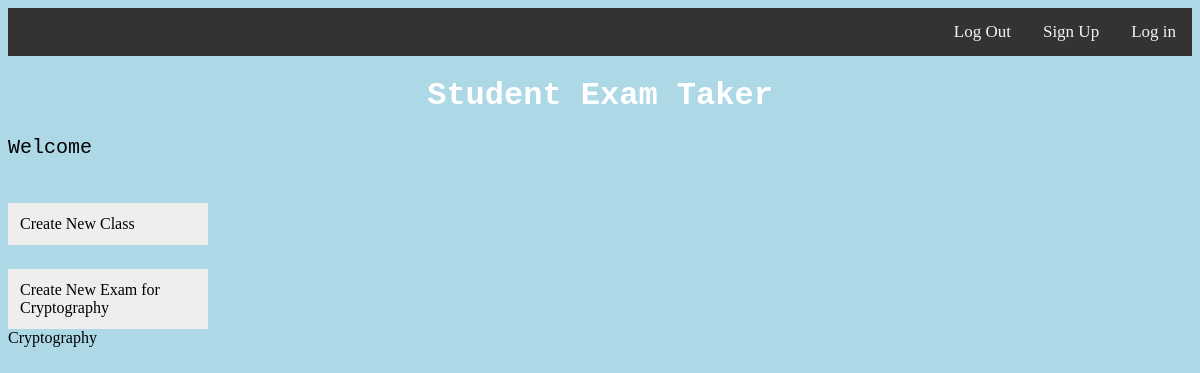
The page /profile/1 (signed in) on the database as committed earlier.
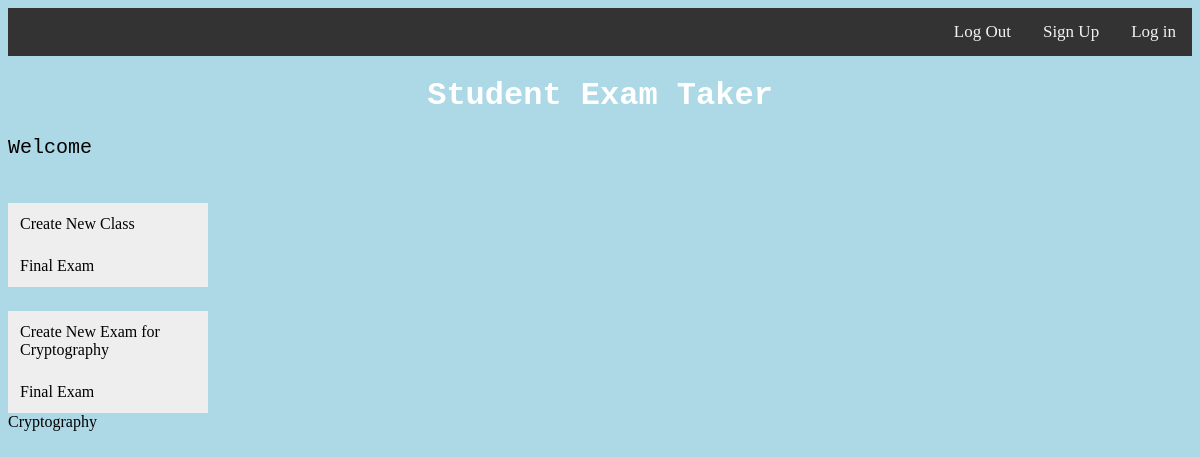
The same page on the database as committed later.
### exam_backend/models.py (models this page shows)
class Exam(db.Model):
    id = db.Column(db.Integer, primary_key=True)  # primary keys are required by SQLAlchemy
    name = db.Column(db.String, unique = True)
    course_class = db.Column(db.Integer, db.ForeignKey('course.id'), nullable=False)
    school = db.Column(db.String)
    questions = db.relationship("Question", backref="exam_question", lazy=True)

### exam_backend/main.py (the view)
@main.route("/profile/<int:course_id>")
@login_required
def view_course(course_id):
    selected_course = Course.query.get(course_id)
    if selected_course.teacher != current_user.id:
        flash("You are not authorized to view this resource")
        return redirect(url_for("main.profile"))
    return render_template("view_course.html", selected_course = selected_course, courses=current_user.courses)

### exam_backend/__init__.py (called while the page is built)
def create_app():
    app.config['SECRET_KEY'] = os.urandom(256)
    app.config['SQLALCHEMY_DATABASE_URI'] = 'sqlite:///db.sqlite'
    app.config["SQLALCHEMY_TRACK_MODIFICATIONS"] = False
    app.config['TEMPLATES_AUTO_RELOAD'] = True
    lm = LoginManager()
    lm.login_view = 'auth.login'
    lm.init_app(app)
    @lm.user_loader
    def load_user(user_id):
        return User.query.get(int(user_id))
    from .auth import auth as auth_blueprint
    app.register_blueprint(auth_blueprint, name="auth")
    from .main import main as main_blueprint
    app.register_blueprint(main_blueprint, name="main")
    from .dashboard import dashboard
    app.register_blueprint(dashboard, name="dashboard")
    return app

### exam_backend/templates/view_course.html (shortened to what this page needs)
<!DOCTYPE html>
<html lang="en">
<head>
    <link rel="stylesheet" href="{{ url_for('static', filename='css/styles.css') }}">
</head>
 <div class="topnav">
  <a href="{{ url_for('auth.login') }}">Log in</a>
 <a href="{{ url_for('auth.signup') }}">Sign Up</a>
 <a href="{{ url_for('auth.logout') }}">Log Out</a>
</div>
<body>
<h1>Student Exam Taker</h1>
<p>Welcome {{ email }}</p>
<div class="vertical-menu">
  <a href="#" class="active"><a href="{{ url_for('main.add_new_course') }}">Create New Class</a></a>
  {%for exam in selected_course.exams%}
    <a href="{{url_for('main.view_course', course_id=selected_course.id)}}"> {{exam.name}} </a>
{%endfor%}
</div>
<div class="vertical-menu">
  <a href="#" class="active"><a href="{{ url_for('main.createExam', course_id=selected_course.id) }}">Create New Exam for {{ selected_course.name}}</a></a>
  {%for exam in selected_course.exams%}
    <a href="{{url_for('main.get_exam', course_id=selected_course.id, exam_id=exam.id)}}"> {{exam.name}} </a>
{%endfor%}
{{ selected_course.name}}
</div>
</body>
</html>

Rows that differ between the two databases and show on the page:
now on this page (row edited): Exam: name "Final Exam"
